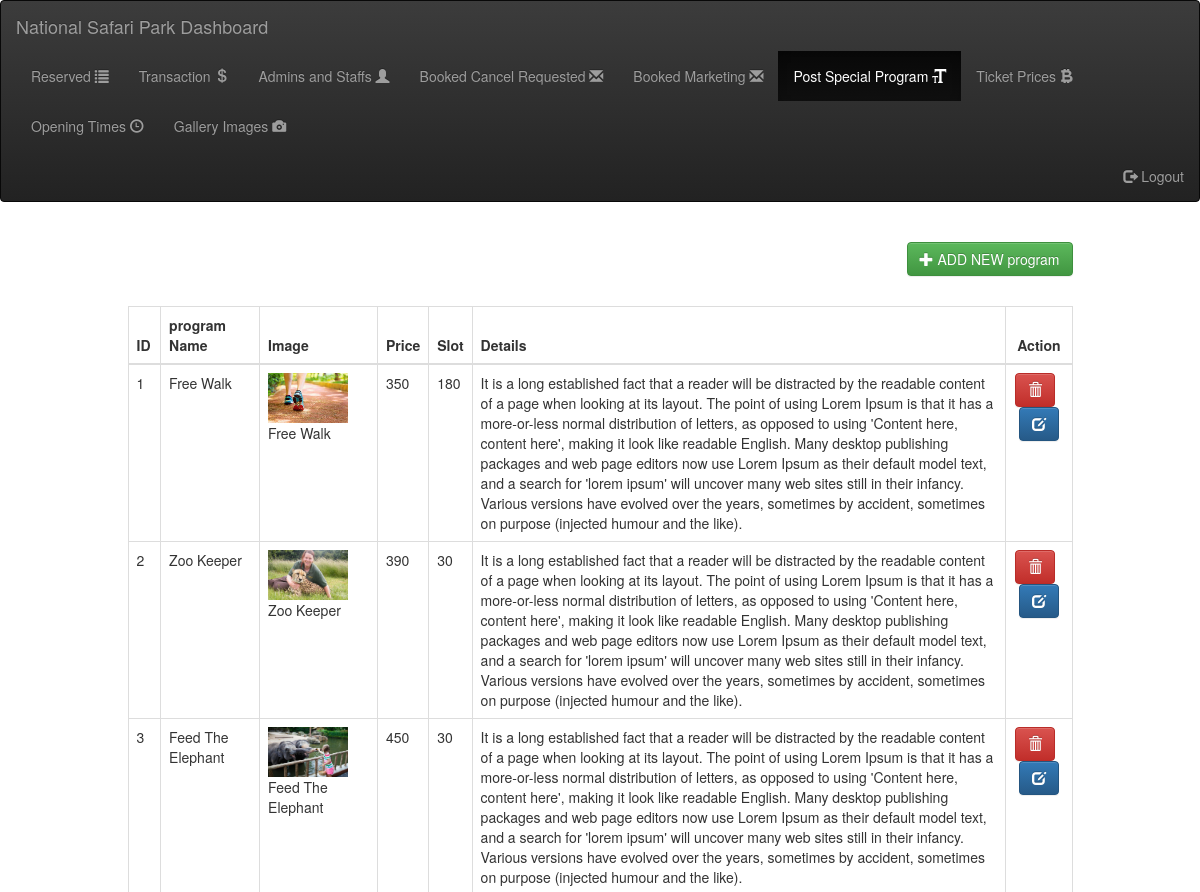
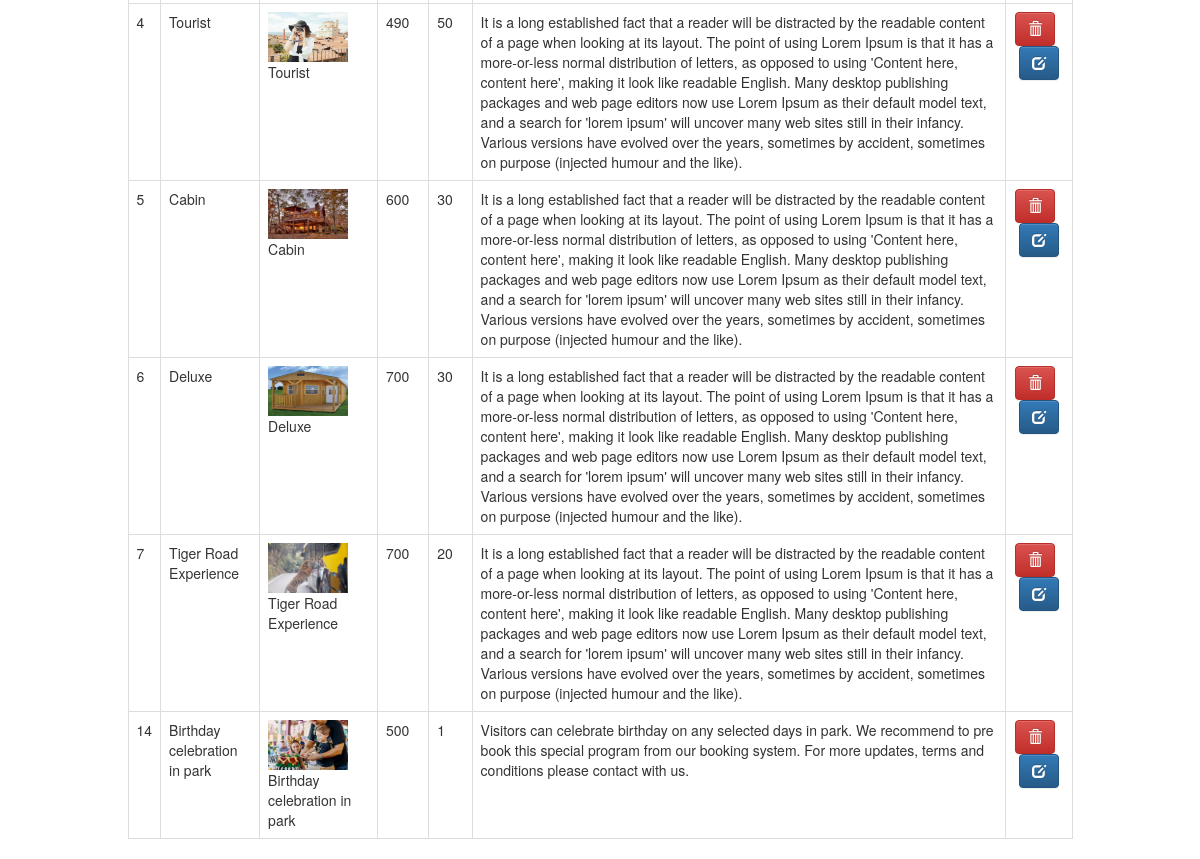
The app's page /admin/allSpecialProgram.php (signed in) with its own data (2 pictures, top to bottom).
### tables this page shows
CREATE TABLE `special_program` (
  `program_id` int(11) NOT NULL AUTO_INCREMENT,
  `program_name` varchar(50) NOT NULL,
  `program_image` varchar(1000) DEFAULT '',
  `program_price` double NOT NULL,
  `program_slot` int(10) NOT NULL,
  `program_details` varchar(1000) DEFAULT '',
  PRIMARY KEY (`program_id`)
);

### admin/allSpecialProgram.php (the view, shortened to what this page needs)
<?php
include_once('../database/easyConnection.php');
?>
<!DOCTYPE html>
<html lang="">
	<head>
   	<link rel="stylesheet" type="text/css" href="../assets/css/bootstrap.min.css">
    <link rel="stylesheet" type="text/css" href="../assets/css/bootstrap-theme.min.css">
    <link href="../assets/css/simple-sidebar.css" rel="stylesheet">
    <link href="../assets/css/dataTables.bootstrap.min.css" rel="stylesheet">
	</head>
<body>
<?php
include_once('includes/navbar.php');
?>
<br/>
<div class="container-fluid">
	<div class="col-md-1">
    </div>
	<div class="col-md-10">
        <div class="page-action-links text-right">
            <a href="addprogram.php" class="btn btn-success"><i class="glyphicon glyphicon-plus"></i> ADD NEW program</a>
        </div>
        <br>
        <div class="col-md-1">
        </div>
		<table id="myTable-book" class="table table-bordered table-hover" cellspacing="0" width="100%">
	    <thead>
	    <tr>
            <th>ID</th>
	        <th>program Name</th>
			<th>Image</th>
			<th>Price</th>
			<th>Slot</th>
	        <th>Details</th>
	        <th><center>Action</center></th>
	    </tr>
	    </thead>
        <tbody>
        <?php
        $query = "SELECT * FROM `special_program` ORDER BY `program_id` ASC";
        $special_program = mysqli_query($con,$query);
        ?>
        <?php foreach($special_program as $row): ?>
    		<tr>
    			<td><?php echo $row['program_id']; ?></td>
                <td><?php echo $row['program_name']; ?></td>
				<td><img alt="Avatar" class="" width="80 px" height="50" src="program_image/<?php echo $row['program_image']; ?>">
                    <?php echo $row['program_name']; ?>
				</td>
    			<td><?php echo $row['program_price']; ?></td>
				<td><?php echo $row['program_slot']; ?></td>
				<td><?php echo $row['program_details']; ?></td>
    			<td>
    				<center>
						<a href="deleteprogram.php?program_id=<?php echo $row['program_id']; ?>&operation=delete" class="btn btn-danger delete_btn"><i class="glyphicon glyphicon-trash"></i></a>
                        <a href="editprogram.php?program_id=<?php echo $row['program_id']; ?>&operation=edit" class="btn btn-primary"><i class="glyphicon glyphicon-edit"></i></a>
    				</center>
    			</td>
    		</tr>
        <?php endforeach; ?>
        </tbody>
    </table>
	</div>
	    <div class="col-md-1"></div>
</div>

### assets/css/simple-sidebar.css (style rules this page uses)
body { overflow-x: hidden; }

### records on screen
special_program: program_id "1", program_name "Free Walk", program_image (picture), program_price "350", program_slot "180", program_details "It is a long established fact that a reader will be distracted by the readable content of a page when looking at its layout. The point of using Lorem Ipsum is that it has a more-or-less normal distribution of letters, as opposed to using 'Content here, content here', making it look like readable English. Many desktop publishing packages and web page editors now use Lorem Ipsum as their default model text, and a search for 'lorem ipsum' will uncover many web sites still in their infancy. Various versions have evolved over the years, sometimes by accident, sometimes on purpose (injected humour and the like)."
special_program: program_id "2", program_name "Zoo Keeper", program_image (picture), program_price "390", program_slot "30", program_details "It is a long established fact that a reader will be distracted by the readable content of a page when looking at its layout. The point of using Lorem Ipsum is that it has a more-or-less normal distribution of letters, as opposed to using 'Content here, content here', making it look like readable English. Many desktop publishing packages and web page editors now use Lorem Ipsum as their default model text, and a search for 'lorem ipsum' will uncover many web sites still in their infancy. Various versions have evolved over the years, sometimes by accident, sometimes on purpose (injected humour and the like)."
special_program: program_id "3", program_name "Feed The Elephant", program_image (picture), program_price "450", program_slot "30", program_details "It is a long established fact that a reader will be distracted by the readable content of a page when looking at its layout. The point of using Lorem Ipsum is that it has a more-or-less normal distribution of letters, as opposed to using 'Content here, content here', making it look like readable English. Many desktop publishing packages and web page editors now use Lorem Ipsum as their default model text, and a search for 'lorem ipsum' will uncover many web sites still in their infancy. Various versions have evolved over the years, sometimes by accident, sometimes on purpose (injected humour and the like)."
special_program: program_id "4", program_name "Tourist", program_image (picture), program_price "490", program_slot "50", program_details "It is a long established fact that a reader will be distracted by the readable content of a page when looking at its layout. The point of using Lorem Ipsum is that it has a more-or-less normal distribution of letters, as opposed to using 'Content here, content here', making it look like readable English. Many desktop publishing packages and web page editors now use Lorem Ipsum as their default model text, and a search for 'lorem ipsum' will uncover many web sites still in their infancy. Various versions have evolved over the years, sometimes by accident, sometimes on purpose (injected humour and the like)."
special_program: program_id "5", program_name "Cabin", program_image (picture), program_price "600", program_slot "30", program_details "It is a long established fact that a reader will be distracted by the readable content of a page when looking at its layout. The point of using Lorem Ipsum is that it has a more-or-less normal distribution of letters, as opposed to using 'Content here, content here', making it look like readable English. Many desktop publishing packages and web page editors now use Lorem Ipsum as their default model text, and a search for 'lorem ipsum' will uncover many web sites still in their infancy. Various versions have evolved over the years, sometimes by accident, sometimes on purpose (injected humour and the like)."
special_program: program_id "6", program_name "Deluxe", program_image (picture), program_price "700", program_slot "30", program_details "It is a long established fact that a reader will be distracted by the readable content of a page when looking at its layout. The point of using Lorem Ipsum is that it has a more-or-less normal distribution of letters, as opposed to using 'Content here, content here', making it look like readable English. Many desktop publishing packages and web page editors now use Lorem Ipsum as their default model text, and a search for 'lorem ipsum' will uncover many web sites still in their infancy. Various versions have evolved over the years, sometimes by accident, sometimes on purpose (injected humour and the like)."
special_program: program_id "7", program_name "Tiger Road Experience", program_image (picture), program_price "700", program_slot "20", program_details "It is a long established fact that a reader will be distracted by the readable content of a page when looking at its layout. The point of using Lorem Ipsum is that it has a more-or-less normal distribution of letters, as opposed to using 'Content here, content here', making it look like readable English. Many desktop publishing packages and web page editors now use Lorem Ipsum as their default model text, and a search for 'lorem ipsum' will uncover many web sites still in their infancy. Various versions have evolved over the years, sometimes by accident, sometimes on purpose (injected humour and the like)."
special_program: program_id "14", program_name "Birthday celebration in park", program_image (picture), program_price "500", program_slot "1", program_details "Visitors can celebrate birthday on any selected days in park. We recommend to pre book this special program from our booking system. For more updates, terms and conditions please contact with us."
